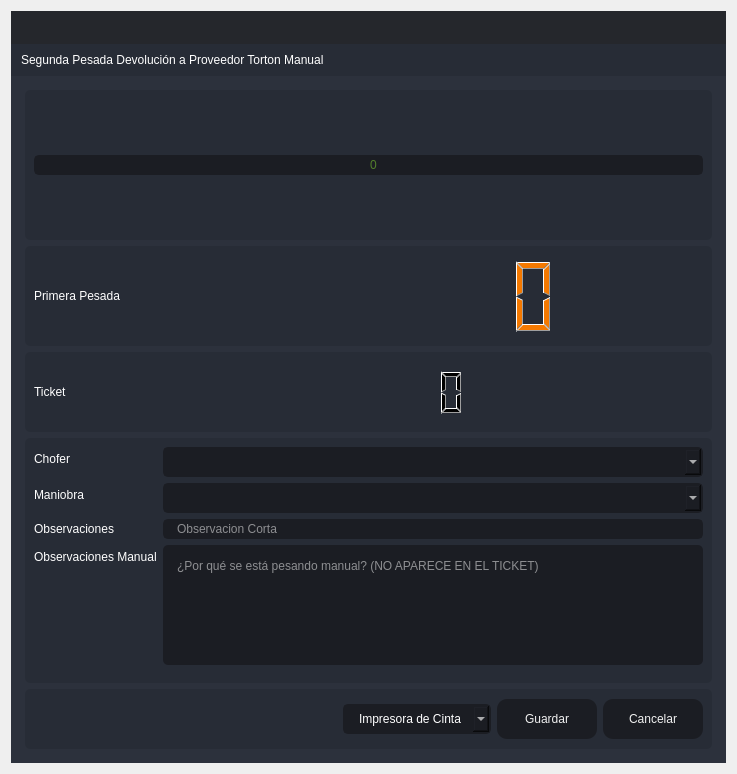
<?xml version="1.0" encoding="UTF-8"?>
<ui version="4.0">
 <class>SegundaPTA</class>
 <widget class="QDialog" name="SegundaPTA">
  <property name="windowModality">
   <enum>Qt::ApplicationModal</enum>
  </property>
  <property name="geometry">
   <rect>
    <x>0</x>
    <y>0</y>
    <width>737</width>
    <height>774</height>
   </rect>
  </property>
  <property name="minimumSize">
   <size>
    <width>737</width>
    <height>774</height>
   </size>
  </property>
  <property name="maximumSize">
   <size>
    <width>737</width>
    <height>774</height>
   </size>
  </property>
  <property name="windowTitle">
   <string>Segunda Pesada Devolución a Proveedor Torton Manual</string>
  </property>
  <property name="windowIcon">
   <iconset resource="files.qrc">
    <normaloff>:/16x16/icons/16x16/logo.png</normaloff>:/16x16/icons/16x16/logo.png</iconset>
  </property>
  <layout class="QVBoxLayout" name="verticalLayout_6">
   <item>
    <widget class="QFrame" name="frame_main">
     <property name="styleSheet">
      <string notr="true">/* LINE EDIT */
QLineEdit {
	background-color: rgb(27, 29, 35);
	border-radius: 5px;
	border: 2px solid rgb(27, 29, 35);
	padding-left: 10px;
}
QLineEdit:hover {
	border: 2px solid rgb(64, 71, 88);
}
QLineEdit:focus {
	border: 2px solid rgb(91, 101, 124);
}

/* SCROLL BARS */
QScrollBar:horizontal {
    border: none;
    background: rgb(52, 59, 72);
    height: 14px;
    margin: 0px 21px 0 21px;
	border-radius: 0px;
}
QScrollBar::handle:horizontal {
    background: rgb(85, 170, 255);
    min-width: 25px;
	border-radius: 7px
}
QScrollBar::add-line:horizontal {
    border: none;
    background: rgb(55, 63, 77);
    width: 20px;
	border-top-right-radius: 7px;
    border-bottom-right-radius: 7px;
    subcontrol-position: right;
    subcontrol-origin: margin;
}
QScrollBar::sub-line:horizontal {
    border: none;
    background: rgb(55, 63, 77);
    width: 20px;
	border-top-left-radius: 7px;
    border-bottom-left-radius: 7px;
    subcontrol-position: left;
    subcontrol-origin: margin;
}
QScrollBar::up-arrow:horizontal, QScrollBar::down-arrow:horizontal
{
     background: none;
}
QScrollBar::add-page:horizontal, QScrollBar::sub-page:horizontal
{
     background: none;
}
 QScrollBar:vertical {
	border: none;
    background: rgb(52, 59, 72);
    width: 14px;
    margin: 21px 0 21px 0;
	border-radius: 0px;
 }
 QScrollBar::handle:vertical {	
	background: rgb(85, 170, 255);
    min-height: 25px;
	border-radius: 7px
 }
 QScrollBar::add-line:vertical {
     border: none;
    background: rgb(55, 63, 77);
     height: 20px;
	border-bottom-left-radius: 7px;
    border-bottom-right-radius: 7px;
     subcontrol-position: bottom;
     subcontrol-origin: margin;
 }
 QScrollBar::sub-line:vertical {
	border: none;
    background: rgb(55, 63, 77);
     height: 20px;
	border-top-left-radius: 7px;
    border-top-right-radius: 7px;
     subcontrol-position: top;
     subcontrol-origin: margin;
 }
 QScrollBar::up-arrow:vertical, QScrollBar::down-arrow:vertical {
     background: none;
 }

 QScrollBar::add-page:vertical, QScrollBar::sub-page:vertical {
     background: none;
 }

/* CHECKBOX */
QCheckBox::indicator {
    border: 3px solid rgb(52, 59, 72);
	width: 15px;
	height: 15px;
	border-radius: 10px;
    background: rgb(44, 49, 60);
}
QCheckBox::indicator:hover {
    border: 3px solid rgb(58, 66, 81);
}
QCheckBox::indicator:checked {
    background: 3px solid rgb(52, 59, 72);
	border: 3px solid rgb(52, 59, 72);	
	background-image: url(:/16x16/icons/16x16/cil-check-alt.png);
}

/* RADIO BUTTON */
QRadioButton::indicator {
    border: 3px solid rgb(52, 59, 72);
	width: 15px;
	height: 15px;
	border-radius: 10px;
    background: rgb(44, 49, 60);
}
QRadioButton::indicator:hover {
    border: 3px solid rgb(58, 66, 81);
}
QRadioButton::indicator:checked {
    background: 3px solid rgb(94, 106, 130);
	border: 3px solid rgb(52, 59, 72);	
}

/* COMBOBOX */
QComboBox{
	background-color: rgb(27, 29, 35);
	border-radius: 5px;
	border: 2px solid rgb(27, 29, 35);
	padding: 5px;
	padding-left: 10px;
}
QComboBox:hover{
	border: 2px solid rgb(64, 71, 88);
}
QComboBox::drop-down {
	subcontrol-origin: padding;
	subcontrol-position: top right;
	width: 25px; 
	border-left-width: 3px;
	border-left-color: rgba(39, 44, 54, 150);
	border-left-style: solid;
	border-top-right-radius: 3px;
	border-bottom-right-radius: 3px;	
	background-image: url(:/16x16/icons/16x16/cil-arrow-bottom.png);
	background-position: center;
	background-repeat: no-reperat;
 }
QComboBox QAbstractItemView {
	color: rgb(85, 170, 255);	
	background-color: rgb(27, 29, 35);
	padding: 10px;
	selection-background-color: rgb(39, 44, 54);
}

/* SLIDERS */
QSlider::groove:horizontal {
    border-radius: 9px;
    height: 18px;
	margin: 0px;
	background-color: rgb(52, 59, 72);
}
QSlider::groove:horizontal:hover {
	background-color: rgb(55, 62, 76);
}
QSlider::handle:horizontal {
    background-color: rgb(85, 170, 255);
    border: none;
    height: 18px;
    width: 18px;
    margin: 0px;
	border-radius: 9px;
}
QSlider::handle:horizontal:hover {
    background-color: rgb(105, 180, 255);
}
QSlider::handle:horizontal:pressed {
    background-color: rgb(65, 130, 195);
}

QSlider::groove:vertical {
    border-radius: 9px;
    width: 18px;
    margin: 0px;
	background-color: rgb(52, 59, 72);
}
QSlider::groove:vertical:hover {
	background-color: rgb(55, 62, 76);
}
QSlider::handle:vertical {
    background-color: rgb(85, 170, 255);
	border: none;
    height: 18px;
    width: 18px;
    margin: 0px;
	border-radius: 9px;
}
QSlider::handle:vertical:hover {
    background-color: rgb(105, 180, 255);
}
QSlider::handle:vertical:pressed {
    background-color: rgb(65, 130, 195);
}

</string>
     </property>
     <property name="frameShape">
      <enum>QFrame::NoFrame</enum>
     </property>
     <property name="frameShadow">
      <enum>QFrame::Raised</enum>
     </property>
     <layout class="QVBoxLayout" name="verticalLayout">
      <property name="spacing">
       <number>0</number>
      </property>
      <property name="leftMargin">
       <number>0</number>
      </property>
      <property name="topMargin">
       <number>0</number>
      </property>
      <property name="rightMargin">
       <number>0</number>
      </property>
      <property name="bottomMargin">
       <number>0</number>
      </property>
      <item>
       <widget class="QFrame" name="frame_top">
        <property name="minimumSize">
         <size>
          <width>0</width>
          <height>65</height>
         </size>
        </property>
        <property name="maximumSize">
         <size>
          <width>16777215</width>
          <height>65</height>
         </size>
        </property>
        <property name="styleSheet">
         <string notr="true">background-color: transparent;</string>
        </property>
        <property name="frameShape">
         <enum>QFrame::NoFrame</enum>
        </property>
        <property name="frameShadow">
         <enum>QFrame::Raised</enum>
        </property>
        <layout class="QHBoxLayout" name="horizontalLayout_3">
         <property name="spacing">
          <number>0</number>
         </property>
         <property name="leftMargin">
          <number>0</number>
         </property>
         <property name="topMargin">
          <number>0</number>
         </property>
         <property name="rightMargin">
          <number>0</number>
         </property>
         <property name="bottomMargin">
          <number>0</number>
         </property>
         <item>
          <widget class="QFrame" name="frame_toggle">
           <property name="maximumSize">
            <size>
             <width>70</width>
             <height>16777215</height>
            </size>
           </property>
           <property name="styleSheet">
            <string notr="true">background-color: rgb(27, 29, 35);</string>
           </property>
           <property name="frameShape">
            <enum>QFrame::NoFrame</enum>
           </property>
           <property name="frameShadow">
            <enum>QFrame::Raised</enum>
           </property>
           <layout class="QVBoxLayout" name="verticalLayout_3">
            <property name="spacing">
             <number>0</number>
            </property>
            <property name="leftMargin">
             <number>0</number>
            </property>
            <property name="topMargin">
             <number>0</number>
            </property>
            <property name="rightMargin">
             <number>0</number>
            </property>
            <property name="bottomMargin">
             <number>0</number>
            </property>
           </layout>
          </widget>
         </item>
         <item>
          <widget class="QFrame" name="frame_top_right">
           <property name="styleSheet">
            <string notr="true">background: transparent;</string>
           </property>
           <property name="frameShape">
            <enum>QFrame::NoFrame</enum>
           </property>
           <property name="frameShadow">
            <enum>QFrame::Raised</enum>
           </property>
           <layout class="QVBoxLayout" name="verticalLayout_2">
            <property name="spacing">
             <number>0</number>
            </property>
            <property name="leftMargin">
             <number>0</number>
            </property>
            <property name="topMargin">
             <number>0</number>
            </property>
            <property name="rightMargin">
             <number>0</number>
            </property>
            <property name="bottomMargin">
             <number>0</number>
            </property>
            <item>
             <widget class="QFrame" name="frame_top_btns">
              <property name="maximumSize">
               <size>
                <width>16777215</width>
                <height>42</height>
               </size>
              </property>
              <property name="styleSheet">
               <string notr="true">background-color: rgba(27, 29, 35, 200)</string>
              </property>
              <property name="frameShape">
               <enum>QFrame::NoFrame</enum>
              </property>
              <property name="frameShadow">
               <enum>QFrame::Raised</enum>
              </property>
              <layout class="QHBoxLayout" name="horizontalLayout_4">
               <property name="spacing">
                <number>0</number>
               </property>
               <property name="leftMargin">
                <number>0</number>
               </property>
               <property name="topMargin">
                <number>0</number>
               </property>
               <property name="rightMargin">
                <number>0</number>
               </property>
               <property name="bottomMargin">
                <number>0</number>
               </property>
               <item>
                <widget class="QFrame" name="frame_label_top_btns">
                 <property name="sizePolicy">
                  <sizepolicy hsizetype="Expanding" vsizetype="Preferred">
                   <horstretch>0</horstretch>
                   <verstretch>0</verstretch>
                  </sizepolicy>
                 </property>
                 <property name="frameShape">
                  <enum>QFrame::NoFrame</enum>
                 </property>
                 <property name="frameShadow">
                  <enum>QFrame::Raised</enum>
                 </property>
                 <layout class="QHBoxLayout" name="horizontalLayout_10">
                  <property name="spacing">
                   <number>0</number>
                  </property>
                  <property name="leftMargin">
                   <number>5</number>
                  </property>
                  <property name="topMargin">
                   <number>0</number>
                  </property>
                  <property name="rightMargin">
                   <number>10</number>
                  </property>
                  <property name="bottomMargin">
                   <number>0</number>
                  </property>
                 </layout>
                </widget>
               </item>
               <item alignment="Qt::AlignRight">
                <widget class="QFrame" name="frame_btns_right">
                 <property name="sizePolicy">
                  <sizepolicy hsizetype="Expanding" vsizetype="Preferred">
                   <horstretch>0</horstretch>
                   <verstretch>0</verstretch>
                  </sizepolicy>
                 </property>
                 <property name="maximumSize">
                  <size>
                   <width>120</width>
                   <height>16777215</height>
                  </size>
                 </property>
                 <property name="frameShape">
                  <enum>QFrame::NoFrame</enum>
                 </property>
                 <property name="frameShadow">
                  <enum>QFrame::Raised</enum>
                 </property>
                 <layout class="QHBoxLayout" name="horizontalLayout_5">
                  <property name="spacing">
                   <number>0</number>
                  </property>
                  <property name="leftMargin">
                   <number>0</number>
                  </property>
                  <property name="topMargin">
                   <number>0</number>
                  </property>
                  <property name="rightMargin">
                   <number>0</number>
                  </property>
                  <property name="bottomMargin">
                   <number>0</number>
                  </property>
                 </layout>
                </widget>
               </item>
              </layout>
             </widget>
            </item>
            <item>
             <widget class="QFrame" name="frame_top_info">
              <property name="maximumSize">
               <size>
                <width>16777215</width>
                <height>65</height>
               </size>
              </property>
              <property name="styleSheet">
               <string notr="true">background-color: rgb(39, 44, 54);</string>
              </property>
              <property name="frameShape">
               <enum>QFrame::NoFrame</enum>
              </property>
              <property name="frameShadow">
               <enum>QFrame::Raised</enum>
              </property>
              <layout class="QHBoxLayout" name="horizontalLayout_8">
               <property name="spacing">
                <number>0</number>
               </property>
               <property name="leftMargin">
                <number>10</number>
               </property>
               <property name="topMargin">
                <number>0</number>
               </property>
               <property name="rightMargin">
                <number>10</number>
               </property>
               <property name="bottomMargin">
                <number>0</number>
               </property>
               <item>
                <widget class="QLabel" name="label">
                 <property name="styleSheet">
                  <string notr="true">font: 75 16pt &quot;MS Shell Dlg 2&quot;;
color: rgb(255, 255, 255);</string>
                 </property>
                 <property name="text">
                  <string>Segunda Pesada Devolución a Proveedor Torton Manual</string>
                 </property>
                </widget>
               </item>
              </layout>
             </widget>
            </item>
           </layout>
          </widget>
         </item>
        </layout>
       </widget>
      </item>
      <item>
       <widget class="QFrame" name="frame_center">
        <property name="sizePolicy">
         <sizepolicy hsizetype="Expanding" vsizetype="Expanding">
          <horstretch>0</horstretch>
          <verstretch>0</verstretch>
         </sizepolicy>
        </property>
        <property name="styleSheet">
         <string notr="true">background-color: rgb(40, 44, 52);</string>
        </property>
        <property name="frameShape">
         <enum>QFrame::NoFrame</enum>
        </property>
        <property name="frameShadow">
         <enum>QFrame::Raised</enum>
        </property>
        <layout class="QHBoxLayout" name="horizontalLayout_2">
         <property name="spacing">
          <number>0</number>
         </property>
         <property name="leftMargin">
          <number>0</number>
         </property>
         <property name="topMargin">
          <number>0</number>
         </property>
         <property name="rightMargin">
          <number>0</number>
         </property>
         <property name="bottomMargin">
          <number>0</number>
         </property>
         <item>
          <widget class="QFrame" name="frame_content_right">
           <property name="styleSheet">
            <string notr="true">background-color: rgb(44, 49, 60);</string>
           </property>
           <property name="frameShape">
            <enum>QFrame::NoFrame</enum>
           </property>
           <property name="frameShadow">
            <enum>QFrame::Raised</enum>
           </property>
           <layout class="QVBoxLayout" name="verticalLayout_4">
            <property name="spacing">
             <number>0</number>
            </property>
            <property name="leftMargin">
             <number>0</number>
            </property>
            <property name="topMargin">
             <number>0</number>
            </property>
            <property name="rightMargin">
             <number>0</number>
            </property>
            <property name="bottomMargin">
             <number>0</number>
            </property>
            <item>
             <widget class="QFrame" name="frame_content">
              <property name="frameShape">
               <enum>QFrame::NoFrame</enum>
              </property>
              <property name="frameShadow">
               <enum>QFrame::Raised</enum>
              </property>
              <layout class="QVBoxLayout" name="verticalLayout_9">
               <property name="spacing">
                <number>0</number>
               </property>
               <property name="leftMargin">
                <number>5</number>
               </property>
               <property name="topMargin">
                <number>5</number>
               </property>
               <property name="rightMargin">
                <number>5</number>
               </property>
               <property name="bottomMargin">
                <number>5</number>
               </property>
               <item>
                <widget class="QStackedWidget" name="stackedWidget">
                 <property name="styleSheet">
                  <string notr="true">background: transparent;</string>
                 </property>
                 <property name="currentIndex">
                  <number>0</number>
                 </property>
                 <widget class="QWidget" name="page_home">
                  <layout class="QVBoxLayout" name="verticalLayout_10">
                   <item>
                    <widget class="QFrame" name="frame_3">
                     <property name="minimumSize">
                      <size>
                       <width>0</width>
                       <height>150</height>
                      </size>
                     </property>
                     <property name="maximumSize">
                      <size>
                       <width>16777215</width>
                       <height>150</height>
                      </size>
                     </property>
                     <property name="styleSheet">
                      <string notr="true">background-color: rgb(39, 44, 54);
border-radius: 5px;</string>
                     </property>
                     <property name="frameShape">
                      <enum>QFrame::StyledPanel</enum>
                     </property>
                     <property name="frameShadow">
                      <enum>QFrame::Raised</enum>
                     </property>
                     <layout class="QVBoxLayout" name="verticalLayout_11">
                      <item>
                       <layout class="QVBoxLayout" name="verticalLayout_8">
                        <item>
                         <widget class="QLineEdit" name="Peso">
                          <property name="styleSheet">
                           <string notr="true">QLineEdit {
	background-color: rgb(27, 29, 35);
	border-radius: 5px;
	border: 2px solid rgb(27, 29, 35);
	padding-left: 10px;
	font: 75 80pt &quot;MS Shell Dlg 2&quot;;	
	color: rgb(138, 226, 52);
}
QLineEdit:hover {
	border: 2px solid rgb(64, 71, 88);
}
QLineEdit:focus {
	border: 2px solid rgb(91, 101, 124);
}</string>
                          </property>
                          <property name="alignment">
                           <set>Qt::AlignCenter</set>
                          </property>
                          <property name="placeholderText">
                           <string>0</string>
                          </property>
                         </widget>
                        </item>
                       </layout>
                      </item>
                     </layout>
                    </widget>
                   </item>
                   <item>
                    <widget class="QFrame" name="frame_4">
                     <property name="minimumSize">
                      <size>
                       <width>0</width>
                       <height>100</height>
                      </size>
                     </property>
                     <property name="maximumSize">
                      <size>
                       <width>16777215</width>
                       <height>100</height>
                      </size>
                     </property>
                     <property name="styleSheet">
                      <string notr="true">background-color: rgb(39, 44, 54);
border-radius: 5px;</string>
                     </property>
                     <property name="frameShape">
                      <enum>QFrame::StyledPanel</enum>
                     </property>
                     <property name="frameShadow">
                      <enum>QFrame::Raised</enum>
                     </property>
                     <layout class="QHBoxLayout" name="horizontalLayout_6">
                      <item>
                       <layout class="QHBoxLayout" name="horizontalLayout_11">
                        <item>
                         <widget class="QLabel" name="label_2">
                          <property name="styleSheet">
                           <string notr="true">color: rgb(255, 255, 255);
font: 75 12pt &quot;MS Shell Dlg 2&quot;;</string>
                          </property>
                          <property name="text">
                           <string>Primera Pesada</string>
                          </property>
                         </widget>
                        </item>
                        <item>
                         <widget class="QLCDNumber" name="lcdNumber_3">
                          <property name="minimumSize">
                           <size>
                            <width>500</width>
                            <height>0</height>
                           </size>
                          </property>
                          <property name="maximumSize">
                           <size>
                            <width>500</width>
                            <height>16777215</height>
                           </size>
                          </property>
                          <property name="styleSheet">
                           <string notr="true">color:rgb(245, 121, 0)</string>
                          </property>
                         </widget>
                        </item>
                       </layout>
                      </item>
                     </layout>
                    </widget>
                   </item>
                   <item>
                    <widget class="QFrame" name="frame_5">
                     <property name="minimumSize">
                      <size>
                       <width>0</width>
                       <height>80</height>
                      </size>
                     </property>
                     <property name="styleSheet">
                      <string notr="true">background-color: rgb(39, 44, 54);
border-radius: 5px;</string>
                     </property>
                     <property name="frameShape">
                      <enum>QFrame::StyledPanel</enum>
                     </property>
                     <property name="frameShadow">
                      <enum>QFrame::Raised</enum>
                     </property>
                     <layout class="QHBoxLayout" name="horizontalLayout_7">
                      <item>
                       <layout class="QHBoxLayout" name="horizontalLayout">
                        <item>
                         <widget class="QLabel" name="label_5">
                          <property name="styleSheet">
                           <string notr="true">color: rgb(255, 255, 255);
font: 75 12pt &quot;MS Shell Dlg 2&quot;;</string>
                          </property>
                          <property name="text">
                           <string>Ticket</string>
                          </property>
                         </widget>
                        </item>
                        <item>
                         <widget class="QLCDNumber" name="lcdNumber_9">
                          <property name="minimumSize">
                           <size>
                            <width>600</width>
                            <height>50</height>
                           </size>
                          </property>
                          <property name="maximumSize">
                           <size>
                            <width>600</width>
                            <height>50</height>
                           </size>
                          </property>
                          <property name="layoutDirection">
                           <enum>Qt::RightToLeft</enum>
                          </property>
                          <property name="autoFillBackground">
                           <bool>false</bool>
                          </property>
                         </widget>
                        </item>
                       </layout>
                      </item>
                     </layout>
                    </widget>
                   </item>
                   <item>
                    <widget class="QFrame" name="frame">
                     <property name="styleSheet">
                      <string notr="true">background-color: rgb(39, 44, 54);
border-radius: 5px;</string>
                     </property>
                     <property name="frameShape">
                      <enum>QFrame::StyledPanel</enum>
                     </property>
                     <property name="frameShadow">
                      <enum>QFrame::Raised</enum>
                     </property>
                     <layout class="QVBoxLayout" name="verticalLayout_5">
                      <item>
                       <layout class="QVBoxLayout" name="verticalLayout_12">
                        <item>
                         <layout class="QFormLayout" name="formLayout">
                          <item row="1" column="0">
                           <widget class="QLabel" name="label_6">
                            <property name="styleSheet">
                             <string notr="true">color: rgb(255, 255, 255);
font: 75 12pt &quot;MS Shell Dlg 2&quot;;</string>
                            </property>
                            <property name="text">
                             <string>Chofer</string>
                            </property>
                           </widget>
                          </item>
                          <item row="1" column="1">
                           <widget class="QComboBox" name="comboBox_operador">
                            <property name="styleSheet">
                             <string notr="true">QComboBox{
	background-color: rgb(27, 29, 35);
	border-radius: 5px;
	border: 2px solid rgb(27, 29, 35);
	padding: 5px;
	padding-left: 14px;
	color: rgb(255, 255, 255);
    font: 75 12pt &quot;MS Shell Dlg 2&quot;;
}
QComboBox:hover{
	border: 2px solid rgb(64, 71, 88);
}
QComboBox QAbstractItemView {
	color: rgb(85, 170, 255);	
	background-color: rgb(27, 29, 35);
	padding: 10px;
	selection-background-color: rgb(39, 44, 54);
}</string>
                            </property>
                           </widget>
                          </item>
                          <item row="2" column="0">
                           <widget class="QLabel" name="label_8">
                            <property name="styleSheet">
                             <string notr="true">color: rgb(255, 255, 255);
font: 75 12pt &quot;MS Shell Dlg 2&quot;;</string>
                            </property>
                            <property name="text">
                             <string>Maniobra</string>
                            </property>
                           </widget>
                          </item>
                          <item row="2" column="1">
                           <widget class="QComboBox" name="comboBox_maniobra">
                            <property name="styleSheet">
                             <string notr="true">QComboBox{
	background-color: rgb(27, 29, 35);
	border-radius: 5px;
	border: 2px solid rgb(27, 29, 35);
	padding: 5px;
	padding-left: 14px;
	color: rgb(255, 255, 255);
    font: 75 12pt &quot;MS Shell Dlg 2&quot;;
}
QComboBox:hover{
	border: 2px solid rgb(64, 71, 88);
}
QComboBox QAbstractItemView {
	color: rgb(85, 170, 255);	
	background-color: rgb(27, 29, 35);
	padding: 10px;
	selection-background-color: rgb(39, 44, 54);
}</string>
                            </property>
                           </widget>
                          </item>
                          <item row="3" column="0">
                           <widget class="QLabel" name="label_7">
                            <property name="styleSheet">
                             <string notr="true">color: rgb(255, 255, 255);
font: 75 12pt &quot;MS Shell Dlg 2&quot;;</string>
                            </property>
                            <property name="text">
                             <string>Observaciones</string>
                            </property>
                           </widget>
                          </item>
                          <item row="5" column="0">
                           <widget class="Line" name="line">
                            <property name="orientation">
                             <enum>Qt::Horizontal</enum>
                            </property>
                           </widget>
                          </item>
                          <item row="4" column="0">
                           <widget class="QLabel" name="label_3">
                            <property name="styleSheet">
                             <string notr="true">color: rgb(255, 255, 255);
font: 75 12pt &quot;MS Shell Dlg 2&quot;;</string>
                            </property>
                            <property name="text">
                             <string>Observaciones Manual</string>
                            </property>
                           </widget>
                          </item>
                          <item row="4" column="1">
                           <widget class="QPlainTextEdit" name="Observaciones_Manual">
                            <property name="styleSheet">
                             <string notr="true">QPlainTextEdit {
	background-color: rgb(27, 29, 35);
	border-radius: 5px;
	padding: 10px;
    color: rgb(255, 255, 255);
	font: 75 12pt &quot;MS Shell Dlg 2&quot;;
}
QPlainTextEdit:hover {
	border: 2px solid rgb(64, 71, 88);
}
QPlainTextEdit:focus {
	border: 2px solid rgb(91, 101, 124);
}</string>
                            </property>
                            <property name="placeholderText">
                             <string>¿Por qué se está pesando manual? (NO APARECE EN EL TICKET)</string>
                            </property>
                           </widget>
                          </item>
                          <item row="3" column="1">
                           <widget class="QLineEdit" name="observaciones">
                            <property name="styleSheet">
                             <string notr="true">QLineEdit {
	background-color: rgb(27, 29, 35);
	border-radius: 5px;
	border: 2px solid rgb(27, 29, 35);
	padding-left: 10px;
	font: 75 12pt &quot;MS Shell Dlg 2&quot;;
	color: rgb(255, 255, 255);
}
QLineEdit:hover {
	border: 2px solid rgb(64, 71, 88);
}
QLineEdit:focus {
	border: 2px solid rgb(91, 101, 124);
}</string>
                            </property>
                            <property name="maxLength">
                             <number>125</number>
                            </property>
                            <property name="placeholderText">
                             <string>Observacion Corta</string>
                            </property>
                           </widget>
                          </item>
                         </layout>
                        </item>
                       </layout>
                      </item>
                     </layout>
                    </widget>
                   </item>
                   <item>
                    <widget class="QFrame" name="frame_2">
                     <property name="minimumSize">
                      <size>
                       <width>0</width>
                       <height>60</height>
                      </size>
                     </property>
                     <property name="maximumSize">
                      <size>
                       <width>16777215</width>
                       <height>60</height>
                      </size>
                     </property>
                     <property name="styleSheet">
                      <string notr="true">background-color: rgb(39, 44, 54);
border-radius: 5px;</string>
                     </property>
                     <property name="frameShape">
                      <enum>QFrame::StyledPanel</enum>
                     </property>
                     <property name="frameShadow">
                      <enum>QFrame::Raised</enum>
                     </property>
                     <layout class="QHBoxLayout" name="horizontalLayout_9">
                      <item>
                       <layout class="QGridLayout" name="gridLayout">
                        <item row="0" column="3">
                         <widget class="QPushButton" name="btnr">
                          <property name="minimumSize">
                           <size>
                            <width>100</width>
                            <height>40</height>
                           </size>
                          </property>
                          <property name="styleSheet">
                           <string notr="true">QPushButton {
	border-color: rgb(27, 29, 35);
	font: 75 10pt &quot;MS Shell Dlg 2&quot;;
	color: rgb(240, 240, 240);
	background-color: rgb(27, 29, 35);
	border: 0px solid;
	border-radius: 10px;	
}
QPushButton:hover {
	background-color:rgb(44, 49, 60);
	border-color: rgb(27, 29, 35);
	border: 2px solid;
}</string>
                          </property>
                          <property name="text">
                           <string>Cancelar</string>
                          </property>
                         </widget>
                        </item>
                        <item row="0" column="0">
                         <spacer name="horizontalSpacer">
                          <property name="orientation">
                           <enum>Qt::Horizontal</enum>
                          </property>
                          <property name="sizeHint" stdset="0">
                           <size>
                            <width>40</width>
                            <height>20</height>
                           </size>
                          </property>
                         </spacer>
                        </item>
                        <item row="0" column="2">
                         <widget class="QPushButton" name="btn_guardar">
                          <property name="minimumSize">
                           <size>
                            <width>100</width>
                            <height>40</height>
                           </size>
                          </property>
                          <property name="styleSheet">
                           <string notr="true">QPushButton {
	border-color: rgb(27, 29, 35);
	font: 75 10pt &quot;MS Shell Dlg 2&quot;;
	color: rgb(240, 240, 240);
	background-color: rgb(27, 29, 35);
	border: 0px solid;
	border-radius: 10px;	
}
QPushButton:hover {
	background-color:rgb(44, 49, 60);
	border-color: rgb(27, 29, 35);
	border: 2px solid;
}</string>
                          </property>
                          <property name="text">
                           <string>Guardar</string>
                          </property>
                         </widget>
                        </item>
                        <item row="0" column="1">
                         <widget class="QComboBox" name="comboBox_impresora">
                          <property name="styleSheet">
                           <string notr="true">QComboBox{
	background-color: rgb(27, 29, 35);
	border-radius: 5px;
	border: 2px solid rgb(27, 29, 35);
	padding: 5px;
	padding-left: 14px;
	color: rgb(255, 255, 255);
    font: 75 12pt &quot;MS Shell Dlg 2&quot;;
}
QComboBox:hover{
	border: 2px solid rgb(64, 71, 88);
}
QComboBox QAbstractItemView {
	color: rgb(85, 170, 255);	
	background-color: rgb(27, 29, 35);
	padding: 10px;
	selection-background-color: rgb(39, 44, 54);
}</string>
                          </property>
                          <item>
                           <property name="text">
                            <string>Impresora de Cinta</string>
                           </property>
                          </item>
                          <item>
                           <property name="text">
                            <string>Impresora Windows</string>
                           </property>
                          </item>
                         </widget>
                        </item>
                       </layout>
                      </item>
                     </layout>
                    </widget>
                   </item>
                  </layout>
                 </widget>
                </widget>
               </item>
              </layout>
             </widget>
            </item>
           </layout>
          </widget>
         </item>
        </layout>
       </widget>
      </item>
     </layout>
    </widget>
   </item>
  </layout>
 </widget>
 <tabstops>
  <tabstop>Peso</tabstop>
  <tabstop>comboBox_operador</tabstop>
  <tabstop>comboBox_maniobra</tabstop>
  <tabstop>observaciones</tabstop>
  <tabstop>Observaciones_Manual</tabstop>
  <tabstop>btn_guardar</tabstop>
  <tabstop>btnr</tabstop>
 </tabstops>
 <resources>
  <include location="files.qrc"/>
 </resources>
 <connections/>
</ui>
